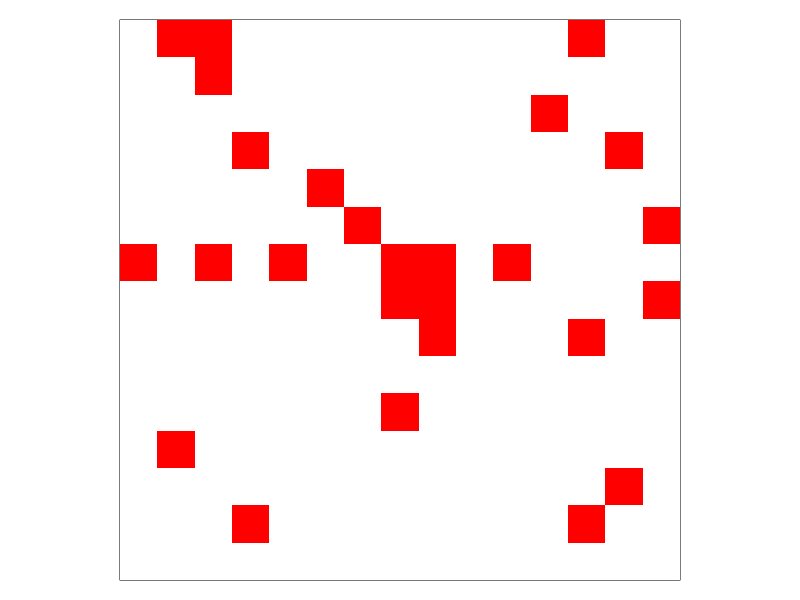
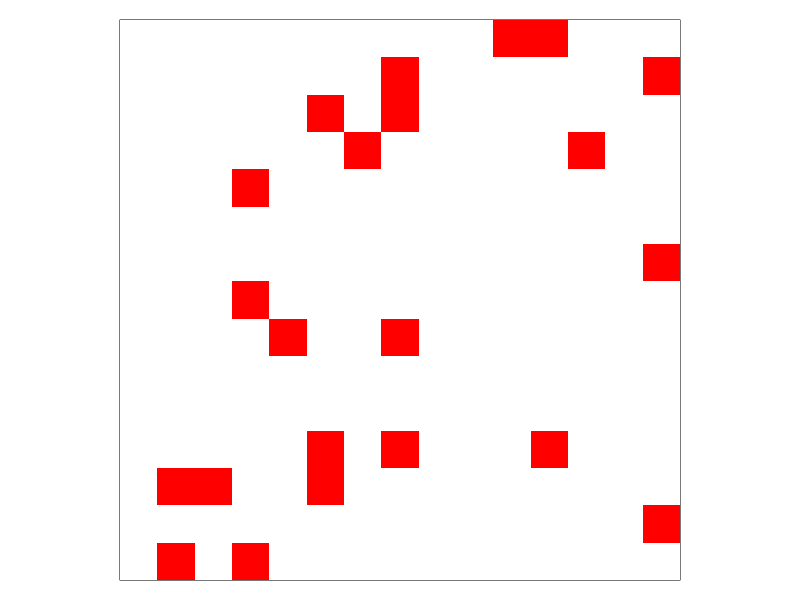
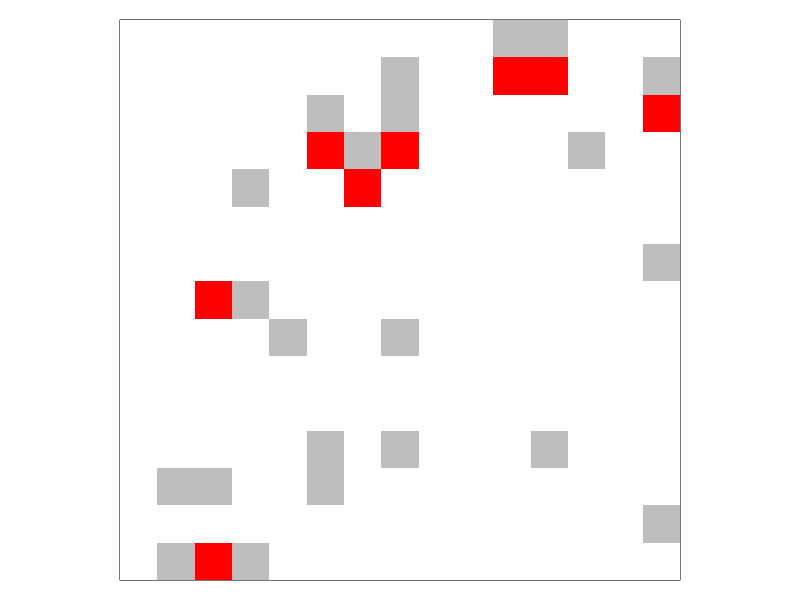

Here is the R script that generated these plots, in order:
## ---- chunk 1
# Set random seed
set.seed(94128)

init_matrix <- function(row,col,start_prop=0.1){
  inf_matrix <- matrix(sample(c(0,1), row*col, replace = TRUE, prob=c(1-start_prop,start_prop)), nrow=row, ncol=col)
  #print(inf_matrix)
}

init_matrix(5,5)

init_matrix(5,5,0.5)
## ---- chunk 2
dis_plot <- function(row,col,input){
  par(pty="s", mar=c(1,1,1,1), yaxt="n", xaxt="n",ann=FALSE)
  image(1:col,1:row,input, col =c("white", "red"))
}

inf_matrix <- apply(init_matrix(15,15), 2, rev)

dis_plot(nrow(inf_matrix),ncol(inf_matrix),t(inf_matrix))
## ---- chunk 3
dis_sim <- function (input){
  x <- input
  
  cc_RL <- init_matrix(5,5-1,0.5)
  cc_TB <- init_matrix(5-1,5,0.5)
  
  #ABOVE
  new_inf_above <- ((x[-1, ] == 1) & cc_TB)
      
  xnew <- x
  xnew[-5, ][new_inf_above] <- 1
  
  #BELOW
  new_inf_below <- ((x[-5, ] == 1) & cc_TB)
      
  xnew[-1, ][new_inf_below] <- 1
  
  #RIGHT
  new_inf_right <- ((x[ ,-5] == 1) & cc_RL)

  xnew[, -1][new_inf_right] <- 1
      
  #LEFT
  new_inf_left <- ((x[ ,-1] == 1) & cc_RL)

  xnew[, -5][new_inf_left] <- 1
  
  xnew[x == 1] <- 2
  xnew

}

dis_sim(init_matrix(5,5,0.25))
## ---- chunk 4
dis_sim <- function (input){
  x <- input
  
  #cc_RL <- init_matrix(5,5-1,0.5)
  cc_TB <- init_matrix(5-1,5,0.5)
  
  for(i in 1:2){
    #ABOVE
    if(i == 1){
      new_inf_above <- ((x[-1, ] == 1) & cc_TB)
      
      xnew <- x
      xnew[-5, ][new_inf_above] <- 1
    }
    #BELOW
    else if(i == 2){
      new_inf_below <- ((x[-5, ] == 1) & cc_TB)
      
      xnew <- x
      xnew[-1, ][new_inf_below] <- 1
    }
  }
  
  xnew[x == 1] <- 2
  xnew

}

dis_sim(init_matrix(5,5,0.25))
## ---- chunk 5
dis_sim <- function (input, time_length){
  x <- init_matrix(5,5,0.25)
  
  cc_RL <- init_matrix(5,5-1,0.5)
  #cc_TB <- init_matrix(5-1,5,0.5)
  
  for(i in 1:2){
    #RIGHT
    if(i == 1){
      new_inf_right <- ((x[ ,-5] == 1) & cc_RL)
      
      xnew <- x
      xnew[, -1][new_inf_right] <- 1
    }
    #LEFT
    else if(i == 2){
      new_inf_left <- ((x[ ,-1] == 1) & cc_RL)
      
      xnew <- x
      xnew[, -5][new_inf_left] <- 1
    }
  }
  
  xnew[x == 1] <- 2
  xnew

}
dis_sim()
## ---- chunk 6
x <- init_matrix(15,15,0.125)
cc_RL <- init_matrix(15,15-1,0.5)
cc_TB <- init_matrix(15-1,15,0.5)
cc_DIAG <- init_matrix(15-1,15-1,0.5)

full_dis_sim <- function(prob=0.125){
  
  for(i in 1:8){
    #ABOVE
    if(i == 1){
      new_inf_above <- ((x[-1, ] == 1) & cc_TB)
      
      xnew <- x
      xnew[-5, ][new_inf_above] <- 1
    }
    #BELOW
    else if(i == 2){
      new_inf_below <- ((x[-5, ] == 1) & cc_TB)
      
      xnew <- x
      xnew[-1, ][new_inf_below] <- 1
    }
    #RIGHT
    else if(i == 3){
      new_inf_right <- ((x[ ,-5] == 1) & cc_RL)
      
      xnew <- x
      xnew[, -1][new_inf_right] <- 1
    }
    #LEFT
    else if(i == 4){
      new_inf_left <- ((x[ ,-1] == 1) & cc_RL)
      
      xnew <- x
      xnew[, -5][new_inf_left] <- 1
    }
    #TOP-RIGHT
    else if(i == 5){
      new_inf_top_right <- ((x[-1,-5] == 1) & cc_DIAG)
      
      xnew <- x
      xnew[-5, -1][new_inf_top_right] <- 1
    }
    #TOP-LEFT
    else if(i == 6){
      new_inf_top_left <- ((x[-1,-1] == 1) & cc_DIAG)
      
      xnew <- x
      xnew[-1, -5][new_inf_top_left] <- 1
    }
    #BOT-RIGHT
    else if(i == 7){
      new_inf_bot_right <- ((x[-5,-5] == 1) & cc_DIAG)
      
      xnew <- x
      xnew[-1,-1][new_inf_bot_right] <- 1
    }
    #BOT-LEFT
    else if(i == 8){
      new_inf_bot_left <- ((x[-5,-1] == 1) & cc_DIAG)
      
      xnew <- x
      xnew[-1,-5][new_inf_bot_left] <- 1
    }
  }
  
  xnew[x == 1] <- 2
  
  xnew
}

full_dis_sim()
## ---- chunk 7
dis_plot2 <- function(row,col,input){
  par(pty="s", mar=c(1,1,1,1), yaxt="n", xaxt="n",ann=FALSE)
  image(1:col,1:row,input, col =c("white", "red", "gray"))
}

step1_matrix <- apply(x, 2, rev)
step2_matrix <- apply(full_dis_sim(), 2, rev)

dis_plot(nrow(step1_matrix),ncol(step1_matrix),t(step1_matrix))
dis_plot2(nrow(step2_matrix),ncol(step2_matrix),t(step2_matrix))
